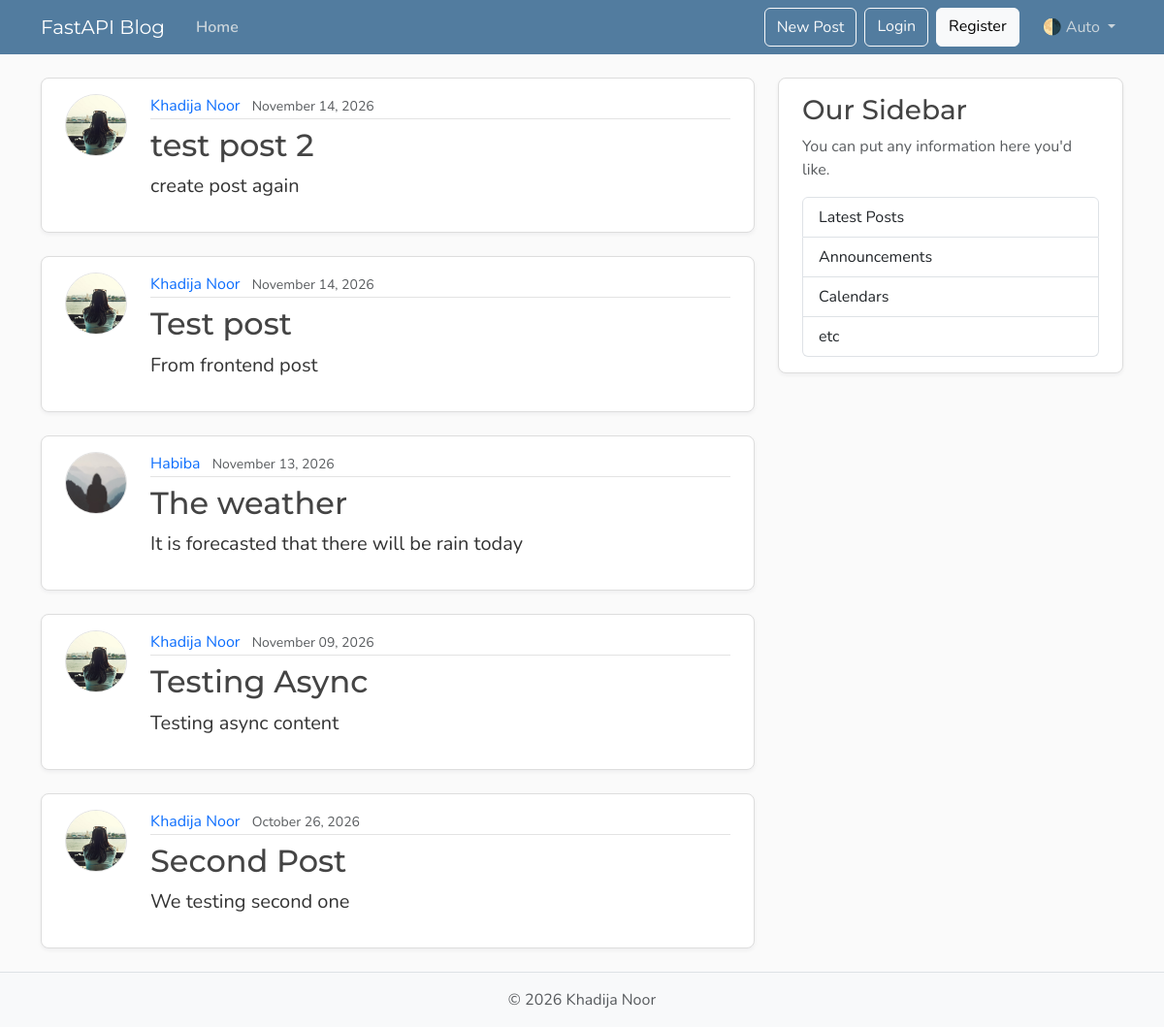
The page /posts on the database its author committed.
### models.py (models this page shows, shortened)
class Post(Base):  # each instance = one row in posts table
    __tablename__ = "posts"
    id: Mapped[int] = mapped_column(
        Integer, primary_key=True, index=True
    )  # unique post id
    title: Mapped[str] = mapped_column(
        String(100), nullable=False
    )  # post title, max 100 chars
    content: Mapped[str] = mapped_column(
        Text, nullable=False
    )  # Text = unlimited length content
    user_id: Mapped[int] = mapped_column(
        ForeignKey("users.id"),  # links this post to a user
        nullable=False,
        index=True,  # indexed for faster queries as we
    )
    date_posted: Mapped[datetime] = mapped_column(
        DateTime(timezone=True),  # store timszone info
        default=lambda: datetime.now(UTC),  # auto-set to current UTC time
    )
    author: Mapped[User] = relationship(
        back_populates="posts"
    )  # gives access to the User object link back to user as post.author and help us get user back

class User(Base):  # inherits from Base so SQLAlchemy tracks this as a DB table
    __tablename__ = "users"  # actual table name in the database
    id: Mapped[int] = mapped_column(
        Integer, primary_key=True, index=True
    )  # unique row id, auto-incremented
    username: Mapped[str] = mapped_column(
        String(50), unique=True, nullable=False
    )  # max 50 chars, must be unique
    email: Mapped[str] = mapped_column(
        String(120), unique=True, nullable=False
    )  # max 120 chars, must be unique
    image_file: Mapped[str | None] = (
        mapped_column(  # Mapped[str | None] = can be null we are saving image name insted of full paths
            String(200),
            nullable=True,  # optional field
            default=None,  # defaults to no image
        )
    )
    posts: Mapped[list[Post]] = relationship(
        back_populates="author", cascade="all, delete-orphan"
    )  # one user -> many posts also we eaw usin[Post] before its define below so this version of python allows it called forward refernce

### main.py (the view)
@app.get("/", include_in_schema=False, name="home")
@app.get("/posts", include_in_schema=False, name="posts")
async def home(request: Request, db: Annotated[AsyncSession, Depends(get_db)]):
    result = await db.execute(
        select(models.Post)
        .options(selectinload(models.Post.author))
        .order_by(models.Post.date_posted.desc())
    )
    posts = result.scalars().all()
    return templates.TemplateResponse(
        request,
        "home.html",
        {"posts": posts, "title": "Home"},
    )

### templates/home.html
{% extends "layout.html" %}
{% block content %}
  {% for post in posts %}
    <article class="content-section py-3 px-4 mb-4">
      <div class="d-flex align-items-start gap-4">
        <img class="rounded-circle article-img flex-shrink-0"
             src="{{ post.author.image_path }}"
             alt="{{ post.author.username }}'s profile picture"
             width="64"
             height="64"
             loading="lazy">
        <div class="flex-grow-1" style="min-width:0;overflow:hidden;">
          <div class="article-metadata mb-2">
            <a class="me-2"
            href="{{url_for('user_posts', user_id= post.author.id)}}"
            >{{ post.author.username }}</a>
            <small class="text-body-secondary">{{ post.date_posted.strftime('%B %d, %Y') }}</small>
          </div>
          <h2 style="overflow-wrap:break-word;word-break:break-word;">
            <a class="article-title" href="{{ url_for('post_page', post_id=post.id ) }}" >{{ post.title }}</a>
          </h2>
          <p class="article-content" style="overflow-wrap:break-word;word-break:break-word;">{{ post.content }}</p>
        </div>
      </div>
    </article>
  {% endfor %}
{% endblock content %}

### templates/layout.html (shortened to what this page needs)
<!DOCTYPE html>
<html lang="en">
<head>
  <link href="https://cdn.jsdelivr.net/npm/bootstrap@5.3.8/dist/css/bootstrap.min.css" rel="stylesheet"
>
  <link rel="stylesheet" type="text/css" href="{{ url_for('static', path='css/main.css') }}">
</head>
<body class="d-flex flex-column min-vh-100">
  <header class="site-header">
    <nav class="navbar navbar-expand-md bg-steel fixed-top" data-bs-theme="dark">
      <div class="container">
        <a class="navbar-brand me-4" href="{{url_for('home')}}">FastAPI Blog</a>
        <div class="collapse navbar-collapse" id="navbarToggle">
          <div class="navbar-nav me-auto">
            <a class="nav-link active" aria-current="page" href="{{url_for('home')}}">Home</a>
          </div>
          <div class="navbar-nav">
            <button class="btn btn-outline-light mb-2 mb-md-0 me-md-2" type="button" data-bs-toggle="modal"
              data-bs-target="#createPostModal">New Post</button>
            <a class="btn btn-outline-light mb-2 mb-md-0 me-md-2" href="#">Login</a>
            <a class="btn btn-light mb-2 mb-md-0 me-md-3" href="#">Register</a>
            <div class="nav-item dropdown">
              <a class="nav-link dropdown-toggle" href="#" role="button" id="bd-theme" data-bs-toggle="dropdown"
                aria-expanded="false">
                <span id="bd-theme-text">🌗 Auto</span>
              </a>
            </div>
          </div>
        </div>
      </div>
    </nav>
  </header>
  <main role="main" class="container">
    <div class="row">
      <div class="col-md-8">
        {% block content %}
        {% endblock content %}
      </div>
      <aside class="col-md-4">
        <div class="content-section py-3 px-4 mb-4">
          <h3>Our Sidebar</h3>
          <p class="text-body-secondary">You can put any information here you'd like.</p>
          <ul class="list-group">
            <li class="list-group-item">Latest Posts</li>
            <li class="list-group-item">Announcements</li>
            <li class="list-group-item">Calendars</li>
            <li class="list-group-item">etc</li>
          </ul>
        </div>
      </aside>
    </div>
  </main>
  <footer class="mt-auto py-3 bg-body-tertiary border-top">
    <div class="container text-center">
      <p class="text-body-secondary mb-0">
        © <span id="year"></span> Khadija Noor
      </p>
    </div>
  </footer>
</body>
</html>

### static/css/main.css (style rules this page uses)
:root { --font-heading: "Montserrat", system-ui, -apple-system, BlinkMacSystemFont, sans-serif; --font-body: "Nunito", system-ui, -apple-system, BlinkMacSystemFont, sans-serif; --color-bg-body: #fafafa; --color-bg-content: #ffffff; --color-text-primary: #333333; --color-text-heading: #444444; --color-steel: #527c9f; --color-nav-link: #cbd5db; --color-nav-link-hover: #ffffff; --color-link-hover: #428bca; --color-border: #dddddd; --color-border-light: #e3e3e3; --spacing-xl: 5rem; --article-img-size: 4rem; --account-img-size: 7.813rem; }
body { font-family: var(--font-body); background: var(--color-bg-body); color: var(--color-text-primary); }
main { padding-top: var(--spacing-xl); }
h1, h2, h3, h4, h5, h6 { font-family: var(--font-heading); color: var(--color-text-heading); }
.navbar-brand { font-family: var(--font-heading); }
a { text-decoration: none; }
.bg-steel { background-color: var(--color-steel); }
.site-header .navbar-nav .nav-link { color: var(--color-nav-link); transition: color 0.2s ease-in-out; }
.site-header .navbar-nav .nav-link.active { font-weight: 600; }
.content-section { background: var(--color-bg-content); border: 1px solid var(--color-border); border-radius: 0.5rem; box-shadow: 0 2px 4px rgba(15, 23, 42, 0.05); transition: box-shadow 0.15s ease, transform 0.15s ease, border-color 0.15s ease; overflow: hidden; }
.content-section .flex-grow-1 { min-width: 0; }
.article-title, a.article-title { color: var(--color-text-heading); transition: color 0.2s ease-in-out; overflow-wrap: break-word; word-break: break-word; display: block; }
.article-content { white-space: pre-line; font-size: 1.25rem; overflow-wrap: break-word; word-break: break-word; }
.article-img { height: var(--article-img-size); width: var(--article-img-size); flex-shrink: 0; object-fit: cover; border: 1px solid var(--color-border-light); box-shadow: 0 0 0 2px var(--color-bg-content); }
.article-metadata { padding-bottom: 0.063rem; border-bottom: 1px solid var(--color-border-light); }
.article-metadata a { transition: color 0.2s ease-in-out; }
[data-bs-theme="dark"] { --color-bg-body: #1a1a1a; --color-bg-content: #2d2d2d; --color-text-primary: #e0e0e0; --color-text-heading: #f0f0f0; --color-border: #404040; --color-border-light: #4a4a4a; }

### rows shown on the page
Post: author.image_path (picture), author.username "Khadija Noor", date_posted "November 14, 2026", title "test post 2", content "create post again"
Post: author.image_path (picture), author.username "Khadija Noor", date_posted "November 14, 2026", title "Test post", content "From frontend post"
Post: shows a picture, author.username "Habiba", date_posted "November 13, 2026", title "The weather", content "It is forecasted that there will be rain today"
Post: author.image_path (picture), author.username "Khadija Noor", date_posted "November 09, 2026", title "Testing Async", content "Testing async content"
Post: author.image_path (picture), author.username "Khadija Noor", date_posted "October 26, 2026", title "Second Post", content "We testing second one"
